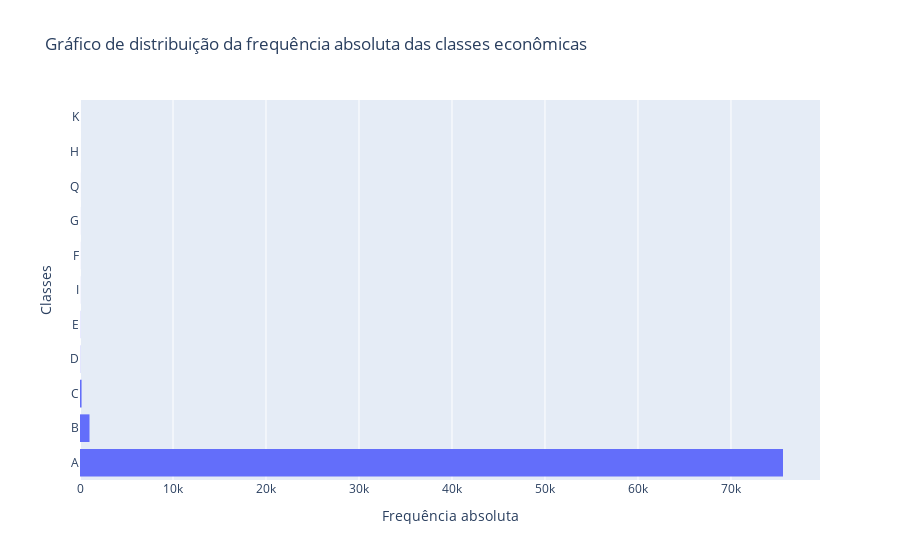

Notebook cell for this chart:
### Code cell
fig = px.histogram(
    df_salaries_sturges_frequencies,
    x = 'Frequência absoluta',
    y = df_salaries_sturges_frequencies.index,
    title = 'Gráfico de distribuição da frequência absoluta das classes econômicas'
)

fig.update_layout(
    xaxis_title = 'Frequência absoluta',
    yaxis_title = 'Classes'
)

fig.show()

### Figure 1 — Plotly figure (JSON) as saved in the notebook; plotly's stock layout.template omitted (floating-point values rounded to 4 significant figures)
{"data": [{"alignmentgroup": "True", "bingroup": "y", "histfunc": "sum", "hovertemplate": "sum of Frequência absoluta=%{x}<br>Classes=%{y}<extra></extra>", "legendgroup": "", "marker": {"color": "#636efa", "pattern": {"shape": ""}}, "name": "", "offsetgroup": "", "orientation": "h", "showlegend": false, "type": "histogram", "x": [75594, 1022, 169, 19, 16, 6, 5, 4, 3, 1, 1, 0, 0, 0, 0, 0, 0], "xaxis": "x", "y": ["A", "B", "C", "D", "E", "I", "F", "G", "Q", "H", "K", "J", "L", "M", "N", "O", "P"], "yaxis": "y"}], "layout": {"barmode": "relative", "legend": {"tracegroupgap": 0}, "title": {"text": "Gráfico de distribuição da frequência absoluta das classes econômicas"}, "xaxis": {"anchor": "y", "domain": [0, 1], "title": {"text": "Frequência absoluta"}}, "yaxis": {"anchor": "x", "domain": [0, 1], "title": {"text": "Classes"}}}}
